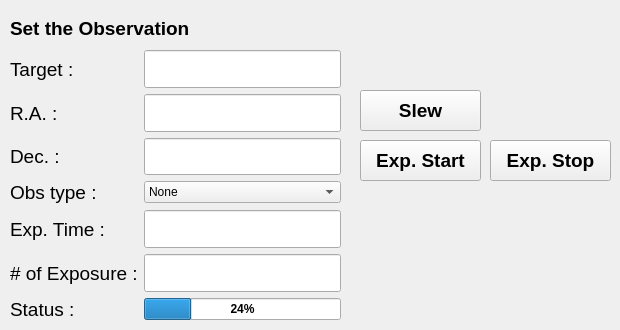
      <widget class="QWidget" name="tab_single">
       <attribute name="title">
        <string>Single Mode</string>
       </attribute>
       <widget class="QLabel" name="label">
        <property name="geometry">
         <rect>
          <x>10</x>
          <y>20</y>
          <width>221</width>
          <height>16</height>
         </rect>
        </property>
        <property name="font">
         <font>
          <pointsize>14</pointsize>
          <weight>75</weight>
          <bold>true</bold>
          <strikeout>false</strikeout>
         </font>
        </property>
        <property name="text">
         <string>Set the Observation</string>
        </property>
       </widget>
       <widget class="QWidget" name="formLayoutWidget">
        <property name="geometry">
         <rect>
          <x>10</x>
          <y>50</y>
          <width>331</width>
          <height>271</height>
         </rect>
        </property>
        <layout class="QFormLayout" name="formLayout">
         <item row="0" column="0">
          <widget class="QLabel" name="label_target_target_name">
           <property name="font">
            <font>
             <family>Arial</family>
             <pointsize>14</pointsize>
             <weight>50</weight>
             <bold>false</bold>
             <strikeout>false</strikeout>
            </font>
           </property>
           <property name="text">
            <string>Target :  </string>
           </property>
           <property name="scaledContents">
            <bool>false</bool>
           </property>
           <property name="alignment">
            <set>Qt::AlignLeading|Qt::AlignLeft|Qt::AlignVCenter</set>
           </property>
          </widget>
         </item>
         <item row="0" column="1">
          <widget class="QLineEdit" name="lineEdit_target_name">
           <property name="sizePolicy">
            <sizepolicy hsizetype="Expanding" vsizetype="Expanding">
             <horstretch>0</horstretch>
             <verstretch>0</verstretch>
            </sizepolicy>
           </property>
           <property name="text">
            <string/>
           </property>
           <property name="alignment">
            <set>Qt::AlignCenter</set>
           </property>
           <property name="readOnly">
            <bool>false</bool>
           </property>
          </widget>
         </item>
         <item row="1" column="0">
          <widget class="QLabel" name="label_ra_2">
           <property name="font">
            <font>
             <family>Arial</family>
             <pointsize>14</pointsize>
             <weight>50</weight>
             <bold>false</bold>
             <strikeout>false</strikeout>
            </font>
           </property>
           <property name="text">
            <string>R.A. :</string>
           </property>
          </widget>
         </item>
         <item row="1" column="1">
          <widget class="QLineEdit" name="lineEdit_ra_2">
           <property name="sizePolicy">
            <sizepolicy hsizetype="Expanding" vsizetype="Expanding">
             <horstretch>0</horstretch>
             <verstretch>0</verstretch>
            </sizepolicy>
           </property>
           <property name="text">
            <string/>
           </property>
           <property name="readOnly">
            <bool>false</bool>
           </property>
          </widget>
         </item>
         <item row="2" column="0">
          <widget class="QLabel" name="label_dec_2">
           <property name="font">
            <font>
             <family>Arial</family>
             <pointsize>14</pointsize>
             <weight>50</weight>
             <bold>false</bold>
             <strikeout>false</strikeout>
            </font>
           </property>
           <property name="text">
            <string>Dec. :</string>
           </property>
          </widget>
         </item>
         <item row="2" column="1">
          <widget class="QLineEdit" name="lineEdit_dec_2">
           <property name="sizePolicy">
            <sizepolicy hsizetype="Expanding" vsizetype="Expanding">
             <horstretch>0</horstretch>
             <verstretch>0</verstretch>
            </sizepolicy>
           </property>
           <property name="text">
            <string/>
           </property>
           <property name="readOnly">
            <bool>false</bool>
           </property>
          </widget>
         </item>
         <item row="3" column="0">
          <widget class="QLabel" name="label_obs_type_2">
           <property name="font">
            <font>
             <family>Arial</family>
             <pointsize>14</pointsize>
             <weight>50</weight>
             <bold>false</bold>
             <strikeout>false</strikeout>
            </font>
           </property>
           <property name="text">
            <string>Obs type :</string>
           </property>
          </widget>
         </item>
         <item row="4" column="0">
          <widget class="QLabel" name="label_exp_time_2">
           <property name="font">
            <font>
             <family>Arial</family>
             <pointsize>14</pointsize>
             <weight>50</weight>
             <bold>false</bold>
             <strikeout>false</strikeout>
            </font>
           </property>
           <property name="text">
            <string>Exp. Time :</string>
           </property>
          </widget>
         </item>
         <item row="4" column="1">
          <widget class="QLineEdit" name="lineEdit_exp_time_2">
           <property name="sizePolicy">
            <sizepolicy hsizetype="Expanding" vsizetype="Expanding">
             <horstretch>0</horstretch>
             <verstretch>0</verstretch>
            </sizepolicy>
           </property>
           <property name="text">
            <string/>
           </property>
           <property name="readOnly">
            <bool>false</bool>
           </property>
          </widget>
         </item>
         <item row="5" column="0">
          <widget class="QLabel" name="label_num_exp_2">
           <property name="font">
            <font>
             <family>Arial</family>
             <pointsize>14</pointsize>
             <weight>50</weight>
             <bold>false</bold>
             <strikeout>false</strikeout>
            </font>
           </property>
           <property name="text">
            <string># of Exposure :</string>
           </property>
          </widget>
         </item>
         <item row="5" column="1">
          <widget class="QLineEdit" name="lineEdit_n_exp_2">
           <property name="sizePolicy">
            <sizepolicy hsizetype="Expanding" vsizetype="Expanding">
             <horstretch>0</horstretch>
             <verstretch>0</verstretch>
            </sizepolicy>
           </property>
           <property name="text">
            <string/>
           </property>
           <property name="readOnly">
            <bool>false</bool>
           </property>
          </widget>
         </item>
         <item row="6" column="0">
          <widget class="QLabel" name="label_obs_status_2">
           <property name="font">
            <font>
             <family>Arial</family>
             <pointsize>14</pointsize>
             <weight>50</weight>
             <bold>false</bold>
             <strikeout>false</strikeout>
            </font>
           </property>
           <property name="text">
            <string>Status :</string>
           </property>
          </widget>
         </item>
         <item row="3" column="1">
          <widget class="QComboBox" name="obstype_2">
           <item>
            <property name="text">
             <string>None</string>
            </property>
           </item>
           <item>
            <property name="text">
             <string>Bias</string>
            </property>
           </item>
           <item>
            <property name="text">
             <string>Arc</string>
            </property>
           </item>
           <item>
            <property name="text">
             <string>Flat</string>
            </property>
           </item>
           <item>
            <property name="text">
             <string>Object</string>
            </property>
           </item>
          </widget>
         </item>
         <item row="6" column="1">
          <widget class="QProgressBar" name="progressBar_svc_2">
           <property name="font">
            <font>
             <pointsize>9</pointsize>
             <weight>75</weight>
             <bold>true</bold>
             <strikeout>false</strikeout>
            </font>
           </property>
           <property name="value">
            <number>24</number>
           </property>
          </widget>
         </item>
        </layout>
       </widget>
       <widget class="QPushButton" name="pushbtn_tel_slew">
        <property name="geometry">
         <rect>
          <x>360</x>
          <y>90</y>
          <width>121</width>
          <height>41</height>
         </rect>
        </property>
        <property name="font">
         <font>
          <family>Arial</family>
          <pointsize>14</pointsize>
          <weight>75</weight>
          <bold>true</bold>
          <strikeout>false</strikeout>
         </font>
        </property>
        <property name="toolTip">
         <string/>
        </property>
        <property name="text">
         <string>Slew</string>
        </property>
       </widget>
       <widget class="QPushButton" name="pushbtn_exp_start">
        <property name="geometry">
         <rect>
          <x>360</x>
          <y>140</y>
          <width>121</width>
          <height>41</height>
         </rect>
        </property>
        <property name="font">
         <font>
          <family>Arial</family>
          <pointsize>14</pointsize>
          <weight>75</weight>
          <bold>true</bold>
          <strikeout>false</strikeout>
         </font>
        </property>
        <property name="toolTip">
         <string/>
        </property>
        <property name="text">
         <string>Exp. Start</string>
        </property>
       </widget>
       <widget class="QPushButton" name="pushbtn_exp_stop">
        <property name="geometry">
         <rect>
          <x>490</x>
          <y>140</y>
          <width>121</width>
          <height>41</height>
         </rect>
        </property>
        <property name="font">
         <font>
          <family>Arial</family>
          <pointsize>14</pointsize>
          <weight>75</weight>
          <bold>true</bold>
          <strikeout>false</strikeout>
         </font>
        </property>
        <property name="toolTip">
         <string/>
        </property>
        <property name="text">
         <string>Exp. Stop</string>
        </property>
       </widget>
      </widget>
